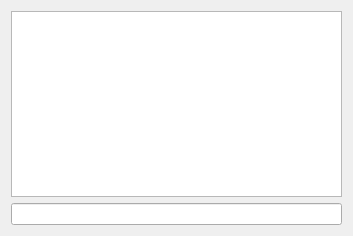
<ui version="4.0" >
 <class>frm_Aboview</class>
 <widget class="QWidget" name="frm_Aboview" >
  <property name="geometry" >
   <rect>
    <x>0</x>
    <y>0</y>
    <width>353</width>
    <height>236</height>
   </rect>
  </property>
  <property name="windowTitle" >
   <string>abo - PKT_TYPE</string>
  </property>
  <layout class="QVBoxLayout" >
   <item>
    <widget class="QTextBrowser" name="txtShow" >
     <property name="font" >
      <font>
       <family>Courier</family>
      </font>
     </property>
    </widget>
   </item>
   <item>
    <widget class="QLineEdit" name="lineEdit" />
   </item>
  </layout>
 </widget>
 <resources/>
 <connections/>
</ui>
